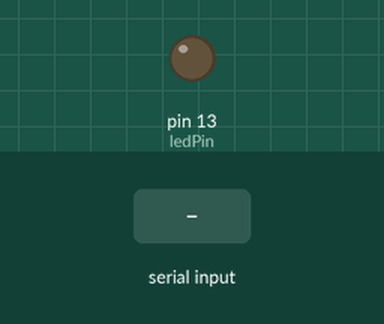
The sketch below on a simulated Arduino Uno, built with avr-gcc and run on an emulated ATmega328P. Shown: output pins drawn as LEDs (lit = HIGH). Inputs (shaded band) come from the test bench.

Above: at 1.2 s.
1.3 s: "1" received over Serial
At 2.7 s:
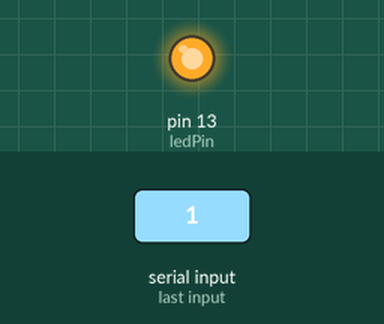
Timing chart, 0 to 4.8 s (numbered marks = the images above; inputs shaded):
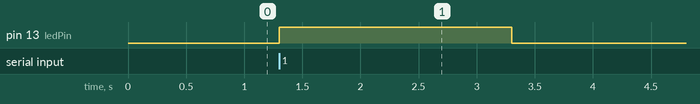

The sketch:

facecontrol.ino
```cpp
const int ledPin = 13;

void setup() {
  Serial.begin(9600);
  pinMode(ledPin, OUTPUT);
  digitalWrite(ledPin, LOW); // Ensure the LED is initially off
}

void loop() {
  if (Serial.available() > 0) {
    char receivedChar = Serial.read();

    if (receivedChar == '1') {
      digitalWrite(ledPin, HIGH);
      delay(2000);
      digitalWrite(ledPin, LOW);
    } else if (receivedChar == '0') {
      digitalWrite(ledPin, LOW);   // Turn off the LED
    }
  }
}
```

Measured:
- after the input at 1.3 s, pin 13 (ledPin): LOW → HIGH at once, → LOW 2.0 s later
